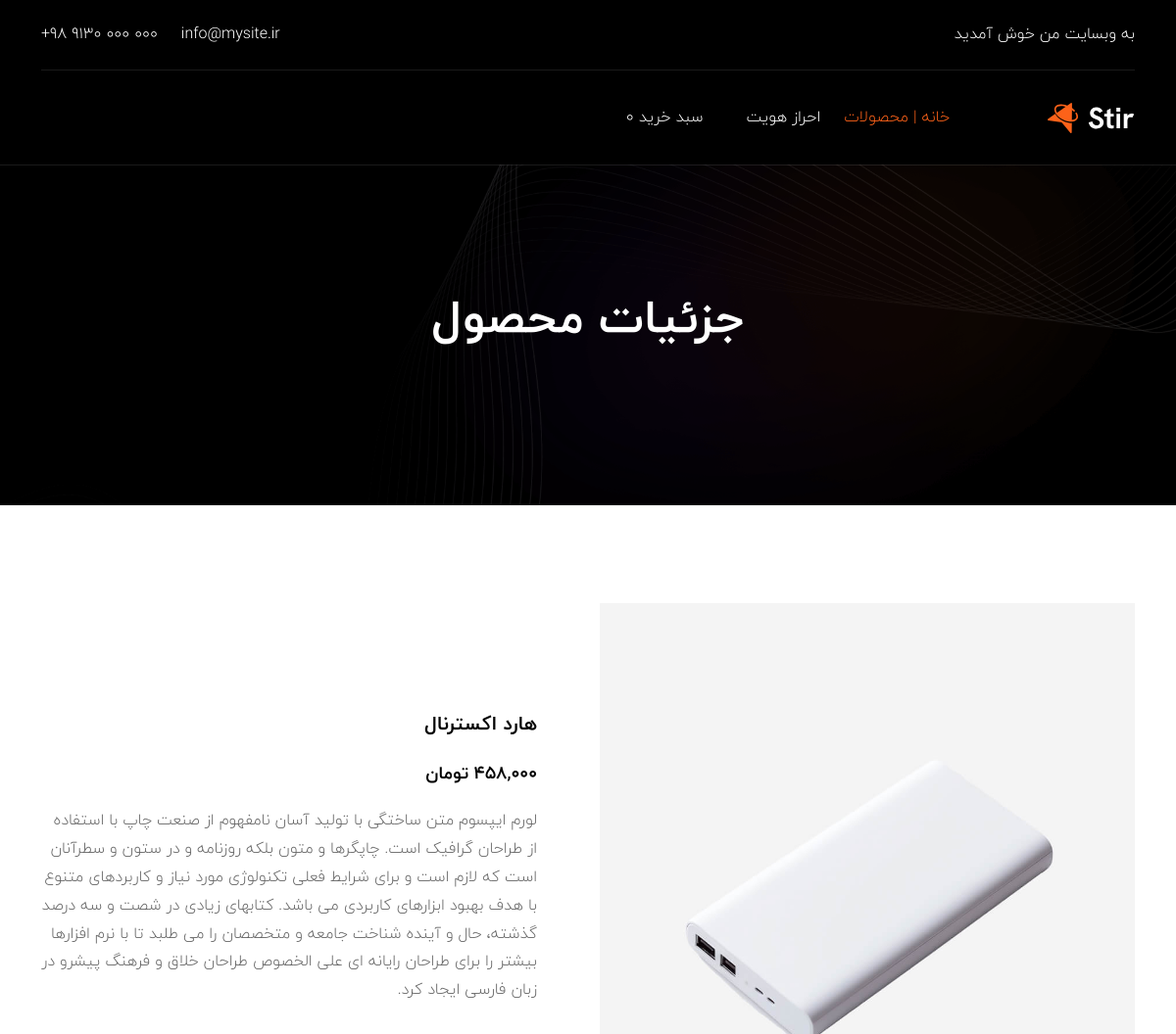
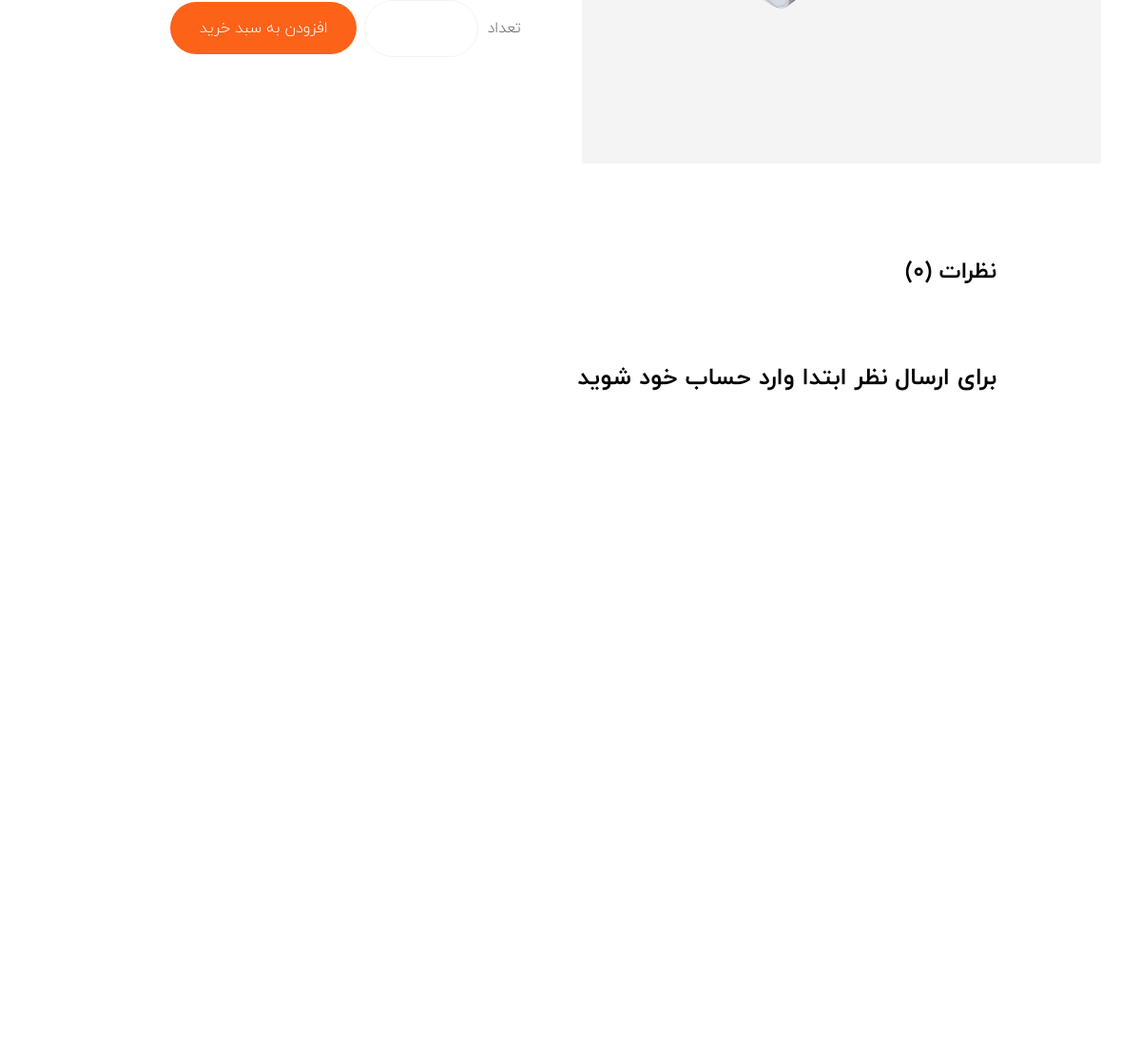
Page /product/external-hard-drive/ on the committed database (2 pictures, top to bottom).
### home/models.py (models this page shows, shortened)
class Product(models.Model):
    category = models.ManyToManyField(Category, related_name='products')
    name = models.CharField(max_length=200)
    slug = models.CharField(max_length=250)
    image = models.ImageField(upload_to='products')
    description = models.TextField()
    price = models.IntegerField()
    available = models.BooleanField(default=True)
    created = models.DateTimeField(auto_now_add=True)
    updated = models.DateTimeField(auto_now=True)
    class Meta:
        ordering = ['name']

### home/views.py (the view, shortened to what this page needs)
# urls.py: path('product/<slug:product_slug>/', views.ProductDetailsView.as_view(), name='product_details'),
class ProductDetailsView(View):
    form_class = CommentCreateForm
    form_class_reply = CommentReplyForm
    def setup(self, request, *args, **kwargs):
        self.product = get_object_or_404(Product, slug=kwargs['product_slug'])
        return super().setup(request, *args, **kwargs)
    def get(self, request, product_slug):
        comments = self.product.pcomments.filter(is_reply=False)
        form = AddToCardForm()
        return render(request, 'home/product_details.html', {'product':self.product, 'form':form, 'comments':comments,
                                                             'comment_form':self.form_class, 'comment_reply_form':self.form_class_reply})

### order/forms.py
class AddToCardForm(forms.Form):
    quantity = forms.IntegerField(label=False, min_value=1, widget=forms.NumberInput(attrs={
        'class':'input-counter d-flex justify-content-between', 'style':'text-align:center'
    }))

### order/context_processors.py (called while the page is built)
def cart_total_quantity(request):
    if request.user.is_authenticated and request.user.profile.active_order:
        return {'cart_total_quantity': len(Cart(request))}
    return {'cart_total_quantity': 0}

### home/templates/home/product_details.html (shortened to what this page needs)
{% extends "base.html" %}
{% block page_title %}جزئیات محصول{% endblock page_title %}
{% block content %}
<div class="product-details-area ptb-100 bg-white">
    <div class="container">
        <div class="row align-items-center">
            <div class="col-lg-6">
                <div class="product-details-img">
                    <img src="{{ product.image.url }}">
                </div>
            </div>
            <div class="col-lg-6">
                <div class="product-details-content mt-4 mt-lg-0">
                    <h3>{{ product.name }}</h3>
                    {% load humanize %}
                    <span class="price">{{ product.price|intcomma }} تومان</span>
                    <p>{{ product.description }}</p>
                    <div style="display:flex;justify-content:space-between;margin-top:30px">
                        <div style="display:flex;align-items:center">
                            <span class="sub-title">تعداد</span>
                            <form action="{% url "order:cart_add" product.id %}" method="post" class="d-flex justify-content-xl-between align-items-center flex-wrap gap-2 quantity-wrap">
                                <div class="">
                                    {{ form.as_p }}
                                </div>
                                <input type="submit" value="افزودن به سبد خرید"  class="main-btn active" style="border:none">
                            </form>
                        </div>
                    </div>
                </div>
            </div>
        </div>
    </div>
</div>
<div class="product-info-area pb-100 bg-white">
    <div class="container">
        <h4>نظرات ({{ comments.count }})</h4><br>
        <div class="tab-pane fade active show" id="reviews-tab-pane" role="tabpanel" aria-labelledby="reviews-tab" tabindex="0">
                {% for comment in comments %}
                            {% load static %}
                {% endfor %}
            <div class="review-form">
                {% if request.user.is_authenticated %}
                    <h3>نظرات خود را با ما به اشتراک بگذارید</h3>
                    <form action="" method="post">
                        {% csrf_token %}
                        <div class="row">
                            <div class="col-lg-12">
                                <div class="form-group">
                                    {{ comment_form }}
                                </div>
                            </div>
                            <div class="col-lg-12">
                                <div class="form-group">
                                    <input type="submit" class="main-btn" value="ارسال">
                                </div>
                            </div>
                        </div>
                    </form>
                    {% else %}
                    <h3>برای ارسال نظر ابتدا وارد حساب خود شوید</h3>
                {% endif %}
            </div>
        </div>
    </div>
</div>
{% endblock content %}

### static/css/style.css (style rules this page uses)
body { font-size:16px;font-family:"Hanken Grotesk",sans-serif;color:#666;font-weight:400 }
.h1,.h2,.h3,.h4,.h5,.h6,h1,h2,h3,h4,h5,h6 { color:#030303;font-weight:700 }
p { font-size:16px;margin-bottom:15px;line-height:1.8 }
p:last-child { margin-bottom:0 }
img { max-width:100%;height:auto }
.ptb-100 { padding-top:100px;padding-bottom:100px }
.pb-100 { padding-bottom:100px }
.main-btn { background-color:#030303;color:#fff;padding:15.5px 30px;font-weight:500;font-size:16px;text-decoration:none;border-radius:50px;display:inline-block;transition:all ease .5s }
.main-btn.active { background-color:#fd6219 }
.product-details-content { margin-right:40px }
.product-details-content h3 { font-size:20px;margin-bottom:25px }
.product-details-content .price { font-weight:600;font-size:18px;color:#030303;margin-bottom:20px;display:block }
.product-details-content .sub-title { display:block;margin-left:10px }
.input-counter { border:1px solid #f4f4f4;padding:14.5px 12px;width:120px;border-radius:50px }
.quantity-wrap { max-width:518px }
.review-form { margin-top:50px }
.review-form h3 { font-size:25px;margin-bottom:20px }
.product-info-area .container { max-width:920px }

### rows in the picture
Product: image (picture), name "هارد اکسترنال", description "لورم ایپسوم متن ساختگی با تولید آسان نامفهوم از صنعت چاپ با استفاده از طراحان گرافیک است. چاپگرها و متون بلکه روزنامه و در ستون و سطرآنان است که لازم است و برای شرایط فعلی تکنولوژی مورد نیاز و کاربردهای متنوع با هدف بهبود ابزارهای کاربردی می باشد. کتابهای زیادی در شصت و سه درصد گذشته، حال و آینده شناخت جامعه و متخصصان را می طلبد تا با نرم افزارها بیشتر را برای طراحان رایانه ای علی الخصوص طراحان خلاق و فرهنگ پیشرو در زبان فارسی ایجاد کرد."

### other values in the picture
{{ cart_total_quantity }} "0"
{{ comments.count }} "0"
